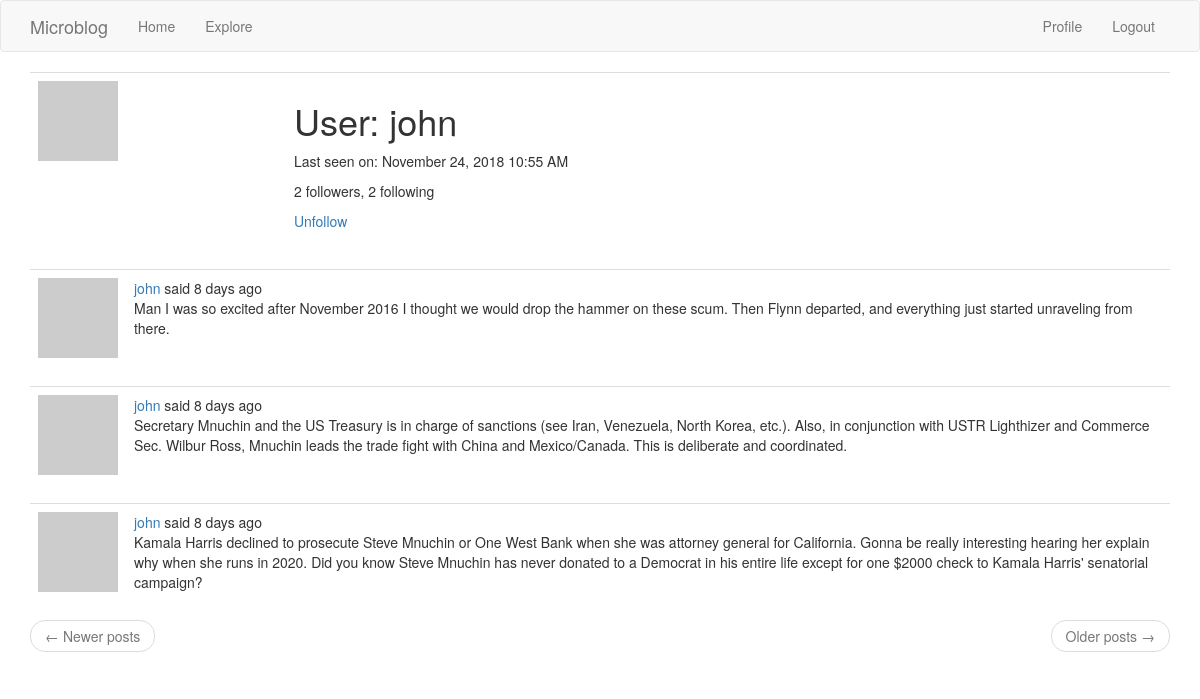
The app's page /user/john (signed in) with its own data.
### app/models.py (models this page shows, shortened)
class User(UserMixin, db.Model):
    id = db.Column(db.Integer, primary_key=True)
    username = db.Column(db.String(64), index=True, unique=True)
    email = db.Column(db.String(120), index=True, unique=True)
    password_hash = db.Column(db.String(128))
    posts = db.relationship('Post', backref='author', lazy='dynamic')
    about_me = db.Column(db.String(140))
    last_seen = db.Column(db.DateTime, default=datetime.utcnow)
    followed = db.relationship(
        'User', secondary=followers,
        primaryjoin=(followers.c.follower_id == id),
        secondaryjoin=(followers.c.followed_id == id),
        backref=db.backref('followers', lazy='dynamic'), lazy='dynamic')
    def avatar(self, size):
        digest = md5(self.email.lower().encode('utf-8')).hexdigest()
        return 'https://www.gravatar.com/avatar/{}?d=identicon&s={}'.format(
            digest, size)
    def is_following(self, user):
        return self.followed.filter(
            followers.c.followed_id == user.id).count() > 0

class Post(db.Model):
    id = db.Column(db.Integer, primary_key=True)
    body = db.Column(db.String(140))
    timestamp = db.Column(db.DateTime, index=True, default=datetime.utcnow)
    user_id = db.Column(db.Integer, db.ForeignKey('user.id'))

### app/routes.py (the view)
@app.route('/user/<username>')
@login_required
def user(username):
    user = User.query.filter_by(username=username).first_or_404()
    page = request.args.get('page', 1, type=int)
    posts = user.posts.order_by(Post.timestamp.desc()).paginate(
        page, app.config['POSTS_PER_PAGE'], False)
    next_url = url_for('user', username=user.username, page=posts.next_num) \
        if posts.has_next else None
    prev_url = url_for('user', username=user.username, page=posts.prev_num) \
        if posts.has_prev else None
    return render_template('user.html', user=user, posts=posts.items,
                           next_url=next_url, prev_url=prev_url)

### app/models.py (called while the page is built)
@login.user_loader
def load_user(id):
    return User.query.get(int(id))

### app/routes.py (called while the page is built)
@app.before_request
def before_request():
    if current_user.is_authenticated:
        current_user.last_seen = datetime.utcnow()
        db.session.commit()
    g.locale = str(get_locale())

### app/templates/user.html (shortened to what this page needs)
{% extends "base.html" %}
{% block app_content %}
    <table class="table table-hover">
        <tr>
            <td width="256px"><img src="{{ user.avatar(256) }}"></td>
            <td>
                <h1>{{ _('User') }}: {{ user.username }}</h1>
                {% if user.last_seen %}
                <p>{{ _('Last seen on') }}: {{ moment(user.last_seen).format('LLL') }}</p>
                {% endif %}
                <p>{{ _('%(count)d followers', count=user.followers.count()) }}, {{ _('%(count)d following', count=user.followed.count()) }}</p>
                {% if user == current_user %}
                <p><a href="{{ url_for('edit_profile') }}">{{ _('Edit your profile') }}</a></p>
                {% elif not current_user.is_following(user) %}
                <p><a href="{{ url_for('follow', username=user.username) }}">{{ _('Follow') }}</a></p>
                {% else %}
                <p><a href="{{ url_for('unfollow', username=user.username) }}">{{ _('Unfollow') }}</a></p>
                {% endif %}
            </td>
        </tr>
    </table>
    {% for post in posts %}
        {% include '_post.html' %}
    {% endfor %}
    <nav aria-label="...">
        <ul class="pager">
            <li class="previous{% if not prev_url %} disabled{% endif %}">
                <a href="{{ prev_url or '#' }}">
                    <span aria-hidden="true">&larr;</span> {{ _('Newer posts') }}
                </a>
            </li>
            <li class="next{% if not next_url %} disabled{% endif %}">
                <a href="{{ next_url or '#' }}">
                    {{ _('Older posts') }} <span aria-hidden="true">&rarr;</span>
                </a>
            </li>
        </ul>
    </nav>
{% endblock %}

### app/templates/_post.html (shortened to what this page needs)
<table class="table table-hover">
    <tr>
        <td width="70px">
            <a href="{{ url_for('user', username=post.author.username) }}">
                <img src="{{ post.author.avatar(70) }}"/>
            </a>
        </td>
        <td>
            {{ _('%(username)s said %(when)s',
            username=user_link, when=moment(post.timestamp).fromNow()) }}
            <br>
            {{ post.body }}
        </td>
    </tr>
</table>

### records on screen
User: username "john", last_seen "November 24, 2018 10:55 AM"
Post: body "Man I was so excited after November 2016 I thought we would drop the hammer on these scum. Then Flynn departed, and everything just started unraveling from there."
Post: body "Secretary Mnuchin and the US Treasury is in charge of sanctions (see Iran, Venezuela, North Korea, etc.). Also, in conjunction with USTR Lighthizer and Commerce Sec. Wilbur Ross, Mnuchin leads the trade fight with China and Mexico/Canada. This is deliberate and coordinated."
Post: body "Kamala Harris declined to prosecute Steve Mnuchin or One West Bank when she was attorney general for California. Gonna be really interesting hearing her explain why when she runs in 2020. Did you know Steve Mnuchin has never donated to a Democrat in his entire life except for one $2000 check to Kamala Harris' senatorial campaign?"
